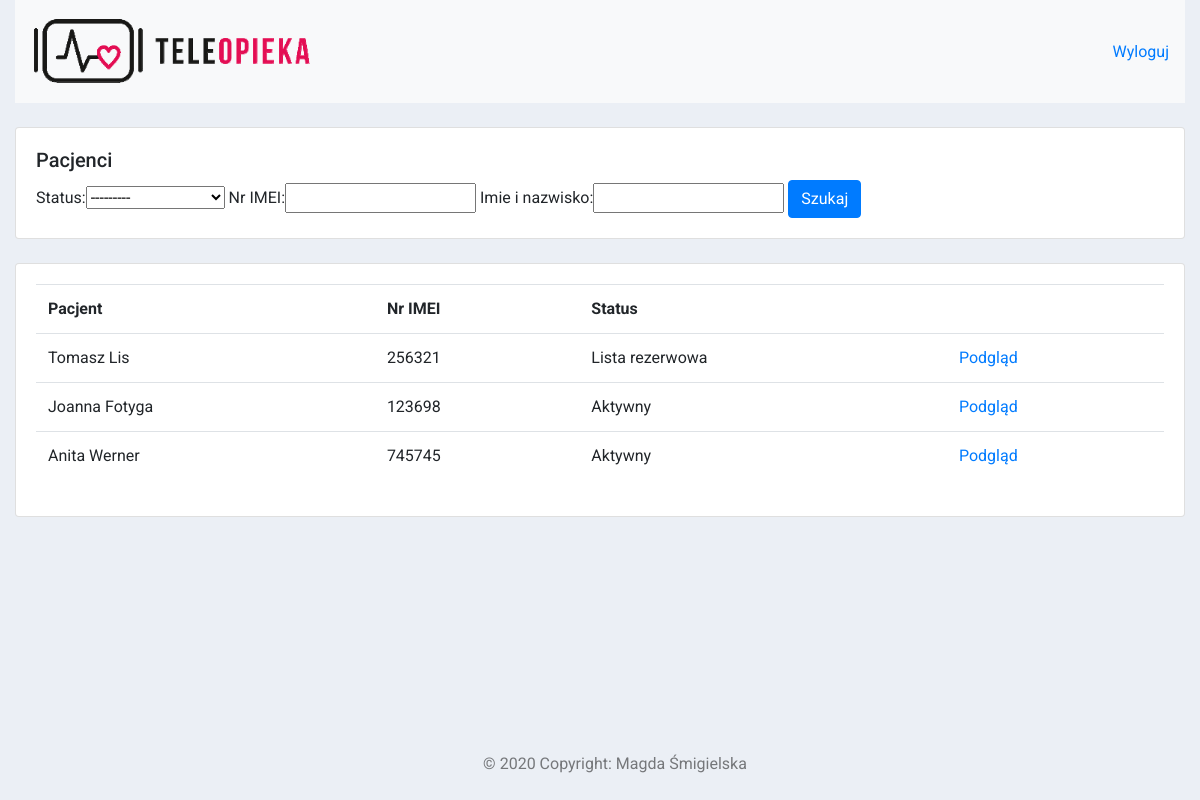
The app's page /pacjenci_asystent/ (signed in), older data.
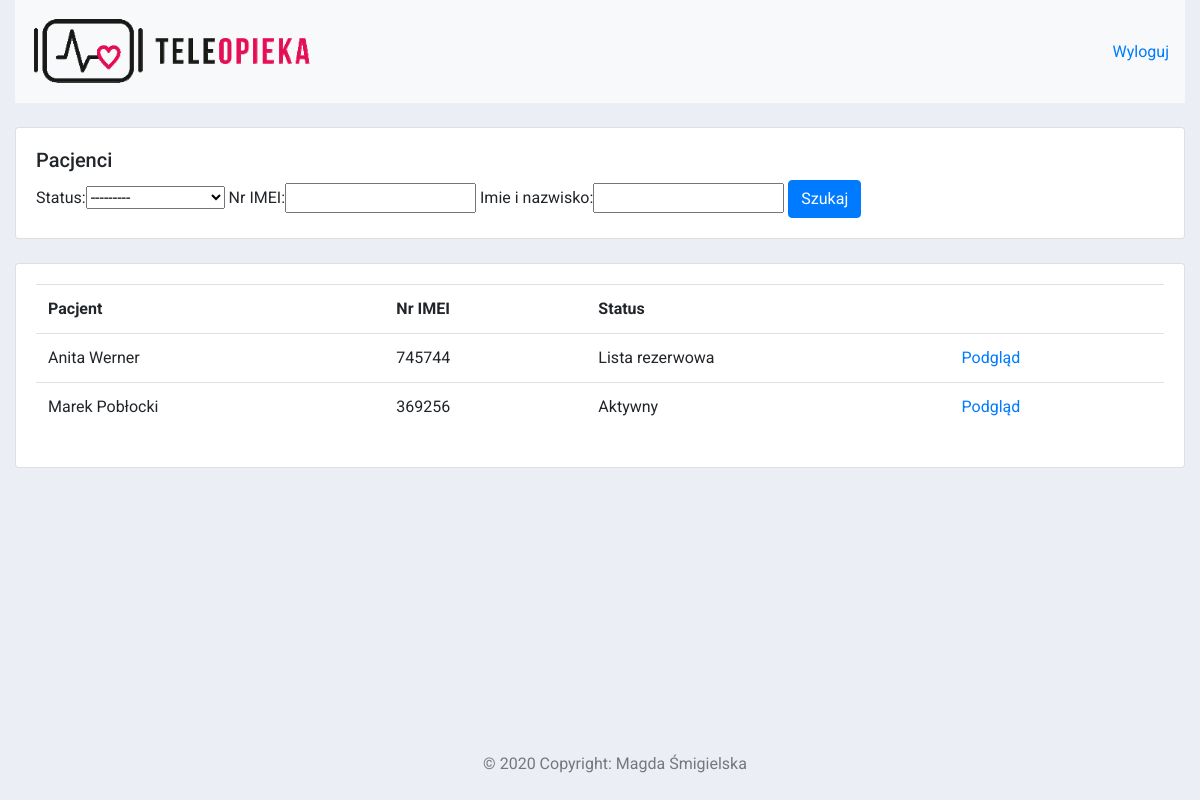
The same page, newer data.
### pacjenci/models.py (models this page shows, shortened)
class Pacjent(models.Model):
    class Meta:
        verbose_name_plural = "Pacjenci"
    STATUS = (
        ('Lista rezerwowa', 'Lista rezerwowa'),
        ('Aktywny', 'Aktywny'),
        ('Zmarły', 'Zmarły'),
        ('Rezygnacja', 'Rezygnacja')
    )
    status = models.CharField(max_length=200, null=True, choices=STATUS)
    nr_IMEI = models.CharField(max_length=200, null=True)
    imie_i_nazwisko = models.CharField(max_length=200, null=True)
    dom = models.ForeignKey(Dom, null=True, on_delete=models.SET_NULL)
    data_dodania = models.DateTimeField(auto_now_add=True, null=True)

### pacjenci/decorators.py (the view)
        def wrapper_func(request, *args, **kwargs):
            group = None
            a = request.user.groups.exists()
            print("aaaaaaaaaaaaa")
            print(a)
            if request.user.groups.exists():
                group = request.user.groups.all()[0].name
            if group in allowed_roles:
                return view_func(request, *args, **kwargs)
            else:
                return HttpResponse("Nie masz uprawnień do tej strony")

### pacjenci/views.py (called while the page is built)
@login_required(login_url='login')
@allowed_users(allowed_roles=['asystent'])
def pacjenci_asystent(request):
    asystent = request.user.asystent
    a_dom = asystent.dom
    pacjenci = Pacjent.objects.filter(dom=a_dom)
    myFilterPacjent = PacjentFilter(request.GET, queryset=pacjenci)
    pacjenci = myFilterPacjent.qs
    return render(request, 'pacjenci/pacjenci_asystent.html', {'pacjenci':pacjenci, 'myFilterPacjent': myFilterPacjent})

### pacjenci/templates/pacjenci/pacjenci_asystent.html
{%  extends 'pacjenci/main.html' %}
{% block content %}
		<br>
		<div class="row">
			<div class="col-md">
				<div class="card card-body">
					<h5>Pacjenci</h5>
					<form method="get">
						{{myFilterPacjent.form}}
					<button class="btn btn-primary" type="submit">Szukaj</button>
				    </form>
                </div>
				<br>
				<div class="card card-body">
					<table class="table">
						<tr>
							<th>Pacjent</th>
							<th>Nr IMEI</th>
                            <th>Status</th>
							<th></th>
						</tr>
						{% for i in pacjenci %}
							<tr>
								<td>{{i.imie_i_nazwisko}}</td>
								<td>{{i.nr_IMEI}}</td>
                                <td>{{i.status}}</td>
								<td><a href="{% url 'pacjent_podglad' i.id %}">Podgląd</a></td>
							</tr>
						{% endfor %}
					</table>
				</div>
			</div>
		</div>
{% endblock content %}

Row changes from the older to the newer data that the page shows:
removed Pacjent: imie_i_nazwisko "Tomasz Lis", nr_IMEI "256321", status "Lista rezerwowa"
removed Pacjent: imie_i_nazwisko "Joanna Fotyga", nr_IMEI "123698", status "Aktywny"
changed Pacjent "Anita Werner": nr_IMEI "745745" → "745744"; status "Aktywny" → "Lista rezerwowa"
added Pacjent: imie_i_nazwisko "Marek Pobłocki", nr_IMEI "369256", status "Aktywny"
